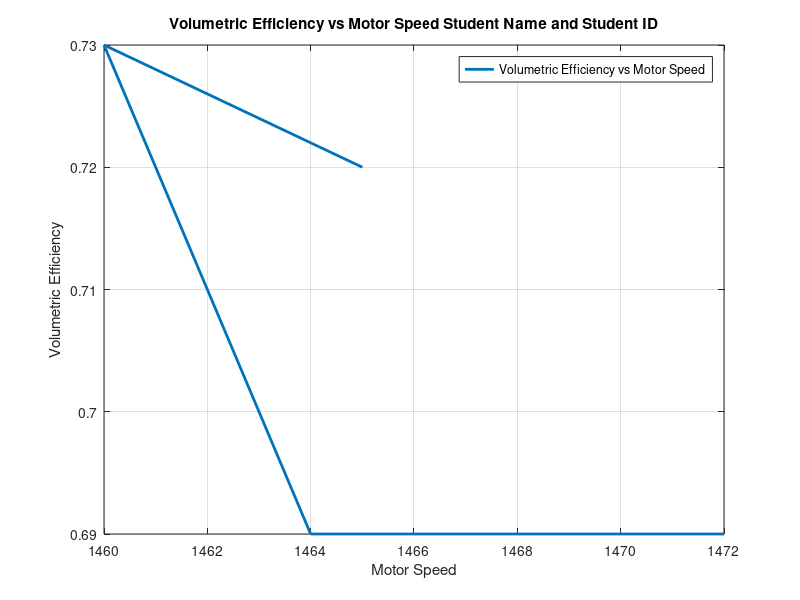

The MATLAB source for this figure:
% Thermodynmaics Lab 
% Student Name: "Enter Your Student Name"
% Student ID: "Enter Your Student ID"
%  Lab 02: To Analyse the variation in volumetric efficiency with compressor pressure ratio

% Graphs
% Draw a Graph between the Volumetric Efficency and Motor Speed
% Given Data
Motor_Speed = [1472, 1464, 1460, 1465, 1465];
Volumetric_Efficiency = [0.69, 0.69, 0.73, 0.72, 0.72];

% Plotting 
plot(Motor_Speed, Volumetric_Efficiency, 'Linewidth', 2);

% Cutomization
xlabel ('Motor Speed');
ylabel ('Volumetric Efficiency');
title ('Volumetric Efficiency vs Motor Speed Student Name and Student ID')
legend ('Volumetric Efficiency vs Motor Speed');
grid on;
